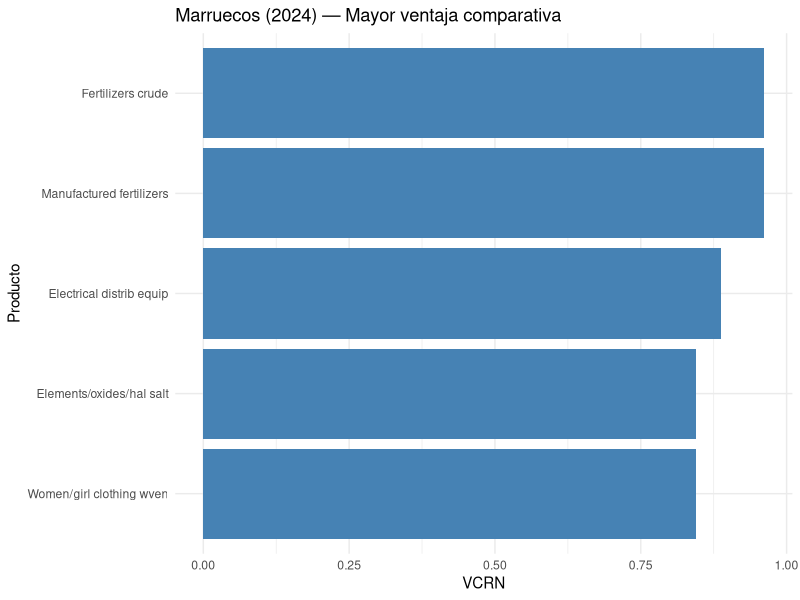
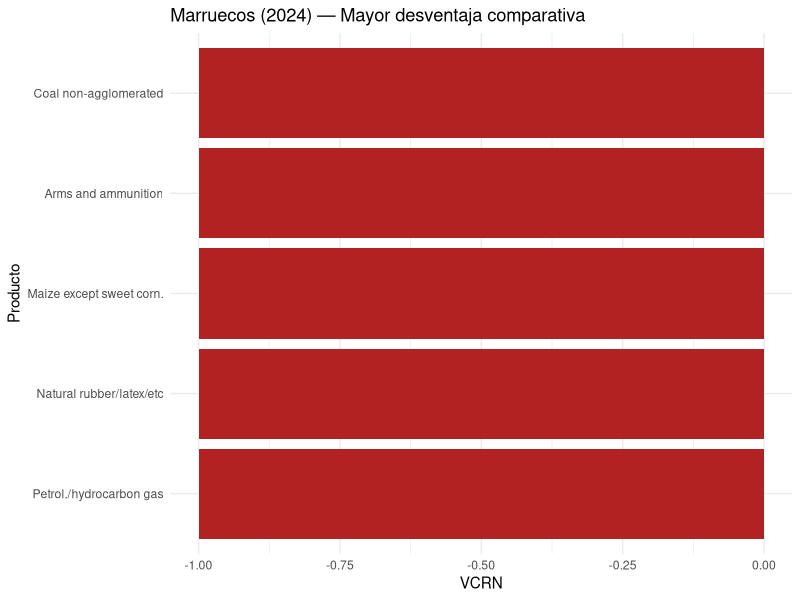
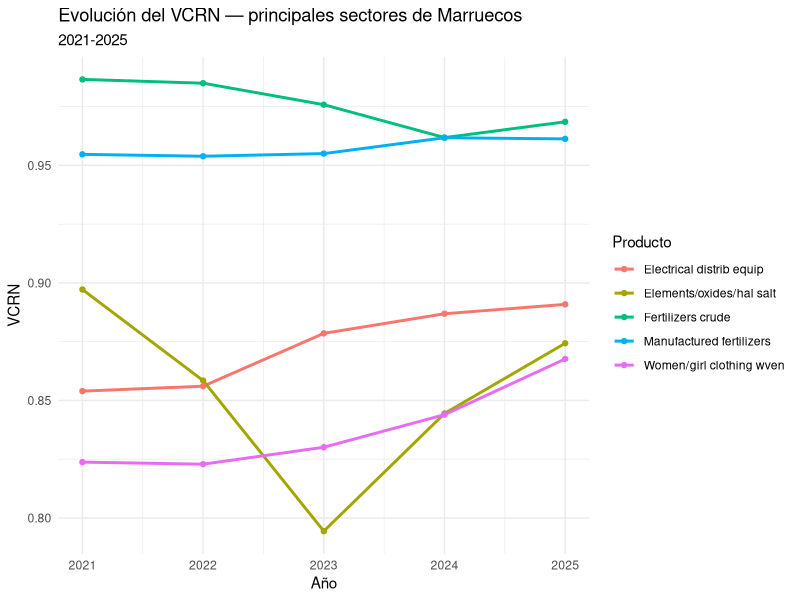
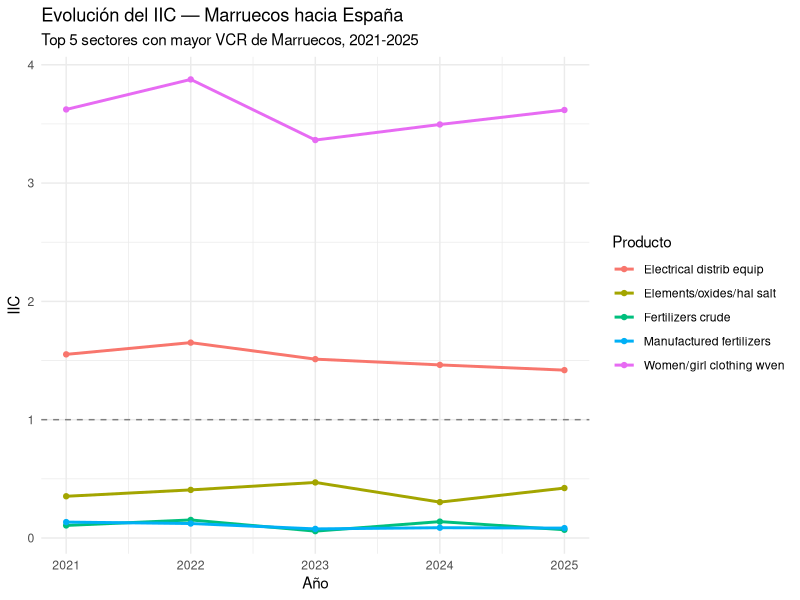
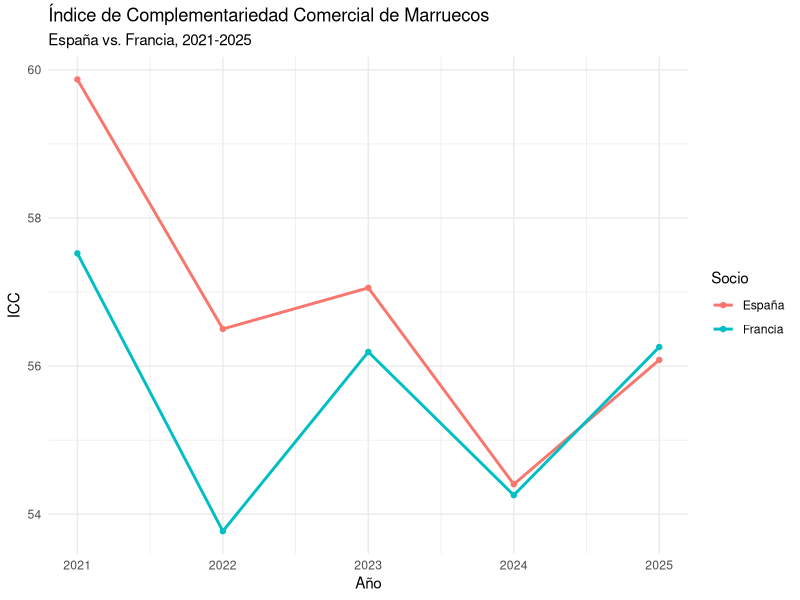
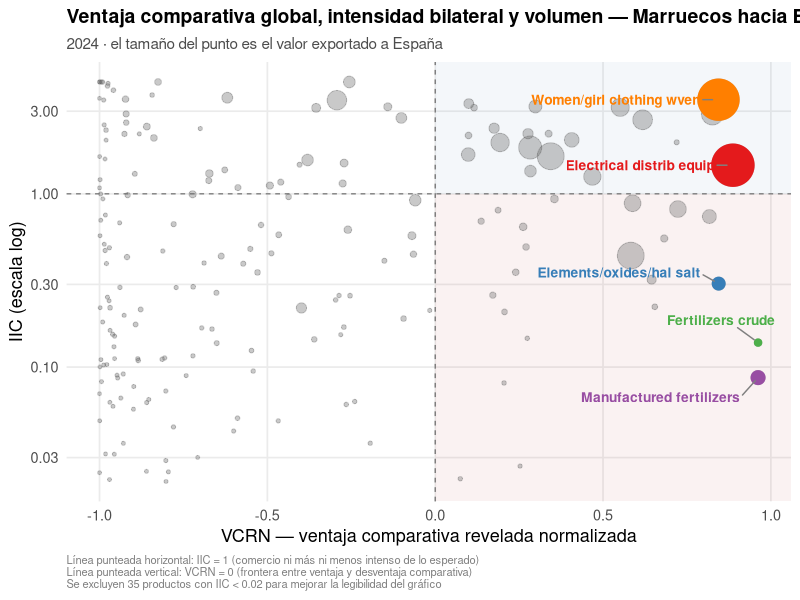
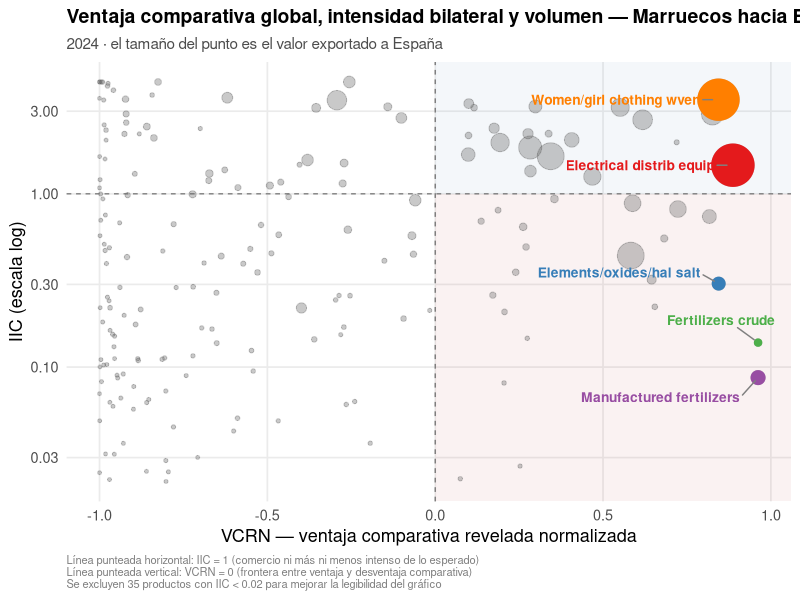
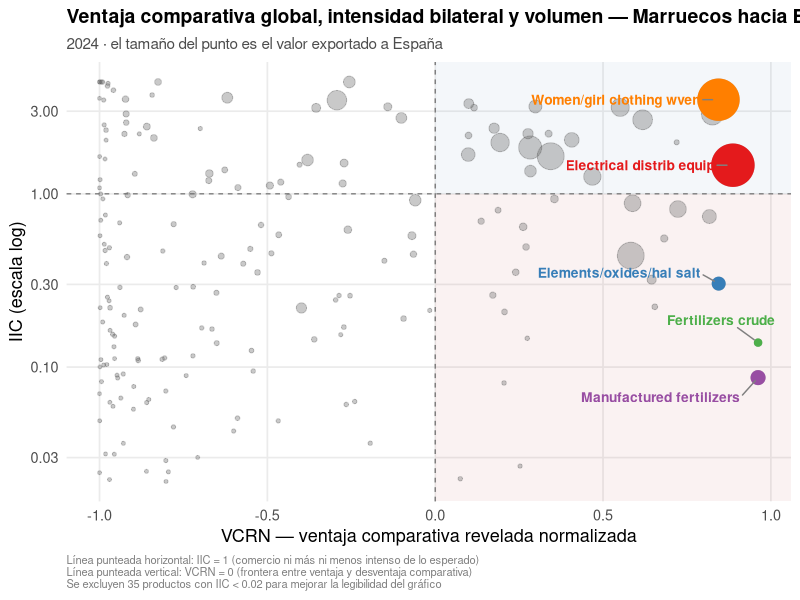

These charts were generated, in order, by the following R code:
#===============================================================================#
# TP1 - Economía Internacional: Indicadores de Comercio - Marruecos
# VCR (Balassa), IIC (Yeats), ICC (Michaely)
#===============================================================================#

library(tidyverse)
library(haven)
library(ggrepel)

setwd("/cloud/project/bases de datos")
getwd()
#===============================================================================#
# 1) CARGA Y LIMPIEZA DE DATOS
#===============================================================================#

# Base principal: MAR como reporter, con ESP/FRA/WLD como partners
comtrade <- read_dta("MAR_ESP_FRA_WLD_full.dta")
names(comtrade) <- tolower(names(comtrade))

comtrade <- comtrade %>%
  mutate(
    cuci      = as.character(as_factor(productcode)),
    cuci_desc = as.character(as_factor(productdescription)),
    r         = as.character(as_factor(reporteriso3)),
    p         = as.character(as_factor(partneriso3)),
    flow      = as.character(as_factor(tradeflowname))
  ) %>%
  rename(value = tradevaluein1000usd) %>%
  select(r, p, flow, cuci, cuci_desc, value, year)

# Base auxiliar: WLD como reporter y partner (necesaria para el denominador del VCR)
comtrade_wld <- read_dta("WLD_WLD.dta")
names(comtrade_wld) <- tolower(names(comtrade_wld))

comtrade_wld <- comtrade_wld %>%
  mutate(
    cuci = as.character(as_factor(productcode)),
    r    = as.character(as_factor(reporteriso3)),
    p    = as.character(as_factor(partneriso3)),
    flow = as.character(as_factor(tradeflowname))
  ) %>%
  rename(value = tradevaluein1000usd) %>%
  select(r, p, flow, cuci, value, year)

# Exportaciones de MAR/ESP/FRA con share y total por reporter-partner-año
# (base de trabajo para VCR e IIC)
comtrade_exp <- comtrade |>
  filter(flow == "Export") |>
  group_by(year, r, p) |>
  mutate(total_expo = sum(value, na.rm = TRUE)) |>
  ungroup() |>
  mutate(share = value / total_expo)


#===============================================================================#
# 2) VCR - Ventajas Comparativas Reveladas (Balassa, 1965)
#===============================================================================#

# Share de Marruecos en cada producto (numerador)
vcr_aux_mar <- comtrade_exp |>
  filter(r == "MAR", p == "WLD") |>
  select(year, cuci, cuci_desc, share_mar = share)

# Share mundial de cada producto (denominador)
wld_exp <- comtrade_wld |>
  filter(flow == "Export", r == "All", p == "All") |>
  group_by(year) |>
  mutate(total_wld = sum(value, na.rm = TRUE)) |>
  ungroup() |>
  mutate(share_wld = value / total_wld) |>
  select(year, cuci, share_wld)

vcr_mar <- vcr_aux_mar |>
  left_join(wld_exp, by = c("year", "cuci")) |>
  mutate(
    vcr  = share_mar / share_wld,
    vcrn = (vcr - 1) / (vcr + 1)
  ) |>
  arrange(desc(vcr))

sum(is.na(vcr_mar$share_wld))  # chequeo de NA 

# Top 5 sectores con mayor / menor ventaja comparativa (2024)
top5_ventaja <- vcr_mar |> filter(year == 2024) |> slice_max(vcrn, n = 5)
top5_desventaja <- vcr_mar |> filter(year == 2024) |> slice_min(vcrn, n = 5)
sectores_top5 <- top5_ventaja$cuci

# --- Gráfico: top 5 ventaja vs. top 5 desventaja (2024) ---
ggplot(top5_ventaja) +
  geom_col(aes(x = reorder(cuci_desc, vcrn), y = vcrn), fill = "steelblue") +
  coord_flip() +
  labs(title = "Marruecos (2024) — Mayor ventaja comparativa",
       x = "Producto", y = "VCRN") +
  theme_minimal()

ggplot(top5_desventaja) +
  geom_col(aes(x = reorder(cuci_desc, vcrn), y = vcrn), fill = "firebrick") +
  coord_flip() +
  labs(title = "Marruecos (2024) — Mayor desventaja comparativa",
       x = "Producto", y = "VCRN") +
  theme_minimal()

# --- Gráfico: evolución del VCRN de los sectores top (2021-2025) ---
vcr_mar |>
  filter(cuci %in% sectores_top5) |>
  ggplot(aes(x = year, y = vcrn, color = cuci_desc)) +
  geom_line(linewidth = 1) +
  geom_point() +
  labs(title = "Evolución del VCRN — principales sectores de Marruecos",
       subtitle = "2021-2025",
       x = "Año", y = "VCRN", color = "Producto") +
  theme_minimal()


#===============================================================================#
# 3) IIC - Índice de Intensidad Comercial (Yeats, 1997)
#===============================================================================#

# Función: IIC de Marruecos hacia un socio, para un set de sectores, en un año dado
calcular_iic_multi <- function(socio, sectores, anio) {
  mar_soc <- comtrade_exp |>
    filter(r == "MAR", p == socio, year == anio, cuci %in% sectores) |>
    select(cuci, cuci_desc, xijk = value, xij = total_expo)
  
  mar_wld <- comtrade_exp |>
    filter(r == "MAR", p == "WLD", year == anio, cuci %in% sectores) |>
    select(cuci, xik = value, xi = total_expo)
  
  mar_soc |>
    left_join(mar_wld, by = "cuci") |>
    mutate(iic = as.numeric((xijk / xik) / (xij / xi)), year = anio) |>
    select(year, cuci, cuci_desc, iic)
}

# IIC 2024 de los 5 sectores top hacia España
iic_top5_esp <- calcular_iic_multi("ESP", sectores_top5, 2024) |> arrange(desc(iic))
iic_top5_esp

# --- Gráfico: evolución del IIC (2021-2025), top 5 sectores hacia España ---
iic_evolucion <- map_dfr(2021:2025, ~calcular_iic_multi("ESP", sectores_top5, .x))

ggplot(iic_evolucion, aes(x = year, y = iic, color = cuci_desc)) +
  geom_line(linewidth = 1) +
  geom_point() +
  geom_hline(yintercept = 1, linetype = "dashed", color = "gray50") +
  labs(title = "Evolución del IIC — Marruecos hacia España",
       subtitle = "Top 5 sectores con mayor VCR de Marruecos, 2021-2025",
       x = "Año", y = "IIC", color = "Producto") +
  theme_minimal()


#===============================================================================#
# 4) ICC - Índice de Complementariedad Comercial (Michaely, 1996)
#===============================================================================#

# --- ICC agregado (un número por socio) ---
calcular_icc <- function(socio, anio) {
  m_mar <- comtrade |>
    filter(r == "MAR", p == "WLD", flow == "Import", year == anio) |>
    mutate(m = value / sum(value, na.rm = TRUE)) |>
    select(cuci, cuci_desc, m)
  
  x_socio <- comtrade |>
    filter(r == socio, p == "WLD", flow == "Export", year == anio) |>
    mutate(x = value / sum(value, na.rm = TRUE)) |>
    select(cuci, x)
  
  tabla <- full_join(m_mar, x_socio, by = "cuci") |>
    mutate(m = replace_na(m, 0), x = replace_na(x, 0), dif_abs = abs(m - x))
  
  icc <- 100 * (1 - sum(tabla$dif_abs, na.rm = TRUE) / 2)
  list(icc = icc, detalle = tabla)
}

icc_esp_mar <- calcular_icc("ESP", 2024)
icc_esp_mar$icc

icc_fra_mar <- calcular_icc("FRA", 2024)
icc_fra_mar$icc

# Chequeos: los shares de cada lado deberían sumar ~1
sum(icc_esp_mar$detalle$m, na.rm = TRUE)
sum(icc_esp_mar$detalle$x, na.rm = TRUE)

# --- Evolución del ICC agregado, España vs. Francia (2021-2025) ---
icc_evolucion <- map_dfr(2021:2025, function(a) {
  tibble(year = a,
         icc_esp = calcular_icc("ESP", a)$icc,
         icc_fra = calcular_icc("FRA", a)$icc)
})

icc_evolucion |>
  pivot_longer(cols = c(icc_esp, icc_fra), names_to = "socio", values_to = "icc") |>
  mutate(socio = recode(socio, icc_esp = "España", icc_fra = "Francia")) |>
  ggplot(aes(x = year, y = icc, color = socio)) +
  geom_line(linewidth = 1) +
  geom_point() +
  labs(title = "Índice de Complementariedad Comercial de Marruecos",
       subtitle = "España vs. Francia, 2021-2025",
       x = "Año", y = "ICC", color = "Socio") +
  theme_minimal()

# --- ICC por producto (ranking de matching, sin la sumatoria) ---
calcular_icc_producto <- function(socio, anio) {
  m_mar <- comtrade |>
    filter(r == "MAR", p == "WLD", flow == "Import", year == anio) |>
    mutate(m = value / sum(value, na.rm = TRUE)) |>
    select(cuci, cuci_desc, m)
  
  x_socio <- comtrade |>
    filter(r == socio, p == "WLD", flow == "Export", year == anio) |>
    mutate(x = value / sum(value, na.rm = TRUE)) |>
    select(cuci, cuci_desc_x = cuci_desc, x)
  
  full_join(m_mar, x_socio, by = "cuci") |>
    mutate(
      cuci_desc = coalesce(cuci_desc, cuci_desc_x),
      m = replace_na(m, 0),
      x = replace_na(x, 0),
      icc_k = 100 * (1 - abs(m - x) / 2)
    ) |>
    select(cuci, cuci_desc, m, x, icc_k) |>
    arrange(desc(icc_k))
}

icc_prod_esp <- calcular_icc_producto("ESP", 2024)
icc_prod_fra <- calcular_icc_producto("FRA", 2024)

# Top 10 de mejor matching real (se excluyen productos marginales de ambos lados)
icc_prod_esp |> filter(m > 0.001, x > 0.001) |> arrange(desc(icc_k)) |> head(10)
icc_prod_fra |> filter(m > 0.001, x > 0.001) |> arrange(desc(icc_k)) |> head(10)


#===============================================================================#
# 5) GRÁFICO INTEGRADOR: VCR x IIC x Volumen comerciado
#===============================================================================#

# Cruce VCRN (2024) con IIC hacia España (2024), para todos los productos en común
cruce_vcr_iic <- vcr_mar |>
  filter(year == 2024) |>
  select(cuci, cuci_desc, vcrn) |>
  inner_join(
    calcular_iic_multi("ESP", unique(vcr_mar$cuci), 2024) |> select(cuci, iic),
    by = "cuci"
  ) |>
  filter(!is.na(iic), is.finite(iic), iic > 0)

# Sumamos el volumen exportado a España (tamaño de la burbuja)
cruce_vcr_iic_vol <- cruce_vcr_iic |>
  left_join(
    comtrade_exp |> filter(r == "MAR", p == "ESP", year == 2024) |> select(cuci, value),
    by = "cuci"
  ) |>
  filter(!is.na(value), value > 0)

# Se excluyen productos con IIC muy bajo (< 0.02) para mejorar la legibilidad
n_excluidos <- sum(cruce_vcr_iic_vol$iic < 0.02, na.rm = TRUE)
cruce_vcr_iic_vol_recortado <- cruce_vcr_iic_vol |> filter(iic >= 0.02)

destacados_vol <- cruce_vcr_iic_vol_recortado |>
  filter(cuci %in% c("562", "272", "842", "773", "522"))

ggplot(cruce_vcr_iic_vol_recortado, aes(x = vcrn, y = iic)) +
  annotate("rect", xmin = 0, xmax = Inf, ymin = 1, ymax = Inf,
           fill = "steelblue", alpha = 0.06) +
  annotate("rect", xmin = 0, xmax = Inf, ymin = 0, ymax = 1,
           fill = "firebrick", alpha = 0.06) +
  geom_point(aes(size = value), alpha = 0.35, color = "gray40") +
  geom_point(data = destacados_vol, aes(size = value, color = cuci_desc)) +
  geom_text_repel(
    data = destacados_vol, aes(label = cuci_desc, color = cuci_desc),
    size = 3.5, fontface = "bold", show.legend = FALSE,
    box.padding = 0.8, point.padding = 0.4,
    segment.color = "gray50", min.segment.length = 0
  ) +
  geom_hline(yintercept = 1, linetype = "dashed", color = "gray40", linewidth = 0.4) +
  geom_vline(xintercept = 0, linetype = "dashed", color = "gray40", linewidth = 0.4) +
  scale_y_log10(labels = scales::label_number(accuracy = 0.01)) +
  scale_size_continuous(range = c(1, 14),
                        labels = scales::label_number(suffix = "k US$")) +
  scale_color_brewer(palette = "Set1") +
  guides(color = "none", size = "none") +
  labs(
    title = "Ventaja comparativa global, intensidad bilateral y volumen — Marruecos hacia España",
    subtitle = "2024 · el tamaño del punto es el valor exportado a España",
    x = "VCRN — ventaja comparativa revelada normalizada",
    y = "IIC (escala log)",
    caption = paste0(
      "Línea punteada horizontal: IIC = 1 (comercio ni más ni menos intenso de lo esperado)\n",
      "Línea punteada vertical: VCRN = 0 (frontera entre ventaja y desventaja comparativa)\n",
      "Se excluyen ", n_excluidos, " productos con IIC < 0.02 para mejorar la legibilidad del gráfico"
    )
  ) +
  theme_minimal(base_size = 13) +
  theme(
    plot.title = element_text(face = "bold", size = 14),
    plot.subtitle = element_text(color = "gray30", size = 11),
    plot.caption = element_text(color = "gray50", size = 8, hjust = 0),
    panel.grid.minor = element_blank(),
    panel.grid.major = element_line(color = "gray92")
  )

ggsave("bubble_vcr_iic_espana.png", width = 11, height = 7, dpi = 300, bg = "white")

ultimo_grafico <- last_plot()

ggsave(
  filename = "bubble_iic_vcr_esp.png",
  plot = ultimo_grafico,
  width = 10, height = 6.5,
  dpi = 300,          
  bg = "white"          
)
